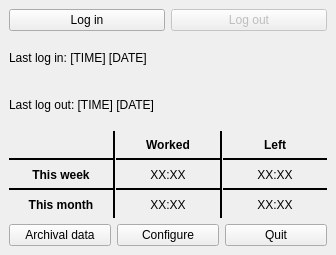
<?xml version="1.0" encoding="UTF-8"?>
<ui version="4.0">
 <class>MainWindow</class>
 <widget class="QMainWindow" name="MainWindow">
  <property name="windowModality">
   <enum>Qt::NonModal</enum>
  </property>
  <property name="geometry">
   <rect>
    <x>0</x>
    <y>0</y>
    <width>336</width>
    <height>255</height>
   </rect>
  </property>
  <property name="windowTitle">
   <string>Worktime Logger</string>
  </property>
  <property name="windowIcon">
   <iconset>
    <normaloff>../icons/wl.png</normaloff>../icons/wl.png</iconset>
  </property>
  <widget class="QWidget" name="centralwidget">
   <layout class="QVBoxLayout" name="verticalLayout_4">
    <item>
     <layout class="QHBoxLayout" name="horizontalLayout">
      <item>
       <widget class="QPushButton" name="LogInButton">
        <property name="text">
         <string>Log in</string>
        </property>
        <property name="icon">
         <iconset theme="appointment"/>
        </property>
       </widget>
      </item>
      <item>
       <widget class="QPushButton" name="LogOutButton">
        <property name="enabled">
         <bool>false</bool>
        </property>
        <property name="text">
         <string>Log out</string>
        </property>
        <property name="icon">
         <iconset theme="go-previous"/>
        </property>
       </widget>
      </item>
     </layout>
    </item>
    <item>
     <layout class="QVBoxLayout" name="verticalLayout_5">
      <item>
       <widget class="QLabel" name="LastLogInLabel">
        <property name="text">
         <string>Last log in: [TIME] [DATE]</string>
        </property>
       </widget>
      </item>
      <item>
       <widget class="QLabel" name="LastLogOutLabel">
        <property name="text">
         <string>Last log out: [TIME] [DATE]</string>
        </property>
       </widget>
      </item>
     </layout>
    </item>
    <item>
     <layout class="QHBoxLayout" name="horizontalLayout_2">
      <property name="spacing">
       <number>0</number>
      </property>
      <item>
       <layout class="QVBoxLayout" name="verticalLayout">
        <item>
         <widget class="QLabel" name="label_5">
          <property name="text">
           <string/>
          </property>
         </widget>
        </item>
        <item>
         <widget class="Line" name="line_8">
          <property name="frameShadow">
           <enum>QFrame::Plain</enum>
          </property>
          <property name="lineWidth">
           <number>2</number>
          </property>
          <property name="orientation">
           <enum>Qt::Horizontal</enum>
          </property>
         </widget>
        </item>
        <item>
         <widget class="QLabel" name="label_3">
          <property name="font">
           <font>
            <weight>75</weight>
            <bold>true</bold>
            <underline>false</underline>
            <kerning>true</kerning>
           </font>
          </property>
          <property name="text">
           <string>This week</string>
          </property>
          <property name="alignment">
           <set>Qt::AlignCenter</set>
          </property>
         </widget>
        </item>
        <item>
         <widget class="Line" name="line">
          <property name="frameShadow">
           <enum>QFrame::Plain</enum>
          </property>
          <property name="lineWidth">
           <number>2</number>
          </property>
          <property name="orientation">
           <enum>Qt::Horizontal</enum>
          </property>
         </widget>
        </item>
        <item>
         <widget class="QLabel" name="label_4">
          <property name="font">
           <font>
            <weight>75</weight>
            <bold>true</bold>
            <underline>false</underline>
            <kerning>true</kerning>
           </font>
          </property>
          <property name="text">
           <string>This month</string>
          </property>
          <property name="alignment">
           <set>Qt::AlignCenter</set>
          </property>
         </widget>
        </item>
       </layout>
      </item>
      <item>
       <widget class="Line" name="line_2">
        <property name="frameShadow">
         <enum>QFrame::Plain</enum>
        </property>
        <property name="lineWidth">
         <number>2</number>
        </property>
        <property name="orientation">
         <enum>Qt::Vertical</enum>
        </property>
       </widget>
      </item>
      <item>
       <layout class="QVBoxLayout" name="verticalLayout_2">
        <item>
         <widget class="QLabel" name="label_6">
          <property name="font">
           <font>
            <weight>75</weight>
            <bold>true</bold>
            <underline>false</underline>
            <kerning>true</kerning>
           </font>
          </property>
          <property name="text">
           <string>Worked</string>
          </property>
          <property name="alignment">
           <set>Qt::AlignCenter</set>
          </property>
         </widget>
        </item>
        <item>
         <widget class="Line" name="line_3">
          <property name="frameShadow">
           <enum>QFrame::Plain</enum>
          </property>
          <property name="lineWidth">
           <number>2</number>
          </property>
          <property name="orientation">
           <enum>Qt::Horizontal</enum>
          </property>
         </widget>
        </item>
        <item>
         <widget class="QLabel" name="WorkedThisWeekLabel">
          <property name="text">
           <string>XX:XX</string>
          </property>
          <property name="alignment">
           <set>Qt::AlignCenter</set>
          </property>
         </widget>
        </item>
        <item>
         <widget class="Line" name="line_4">
          <property name="frameShadow">
           <enum>QFrame::Plain</enum>
          </property>
          <property name="lineWidth">
           <number>2</number>
          </property>
          <property name="orientation">
           <enum>Qt::Horizontal</enum>
          </property>
         </widget>
        </item>
        <item>
         <widget class="QLabel" name="WorkedThisMonthLabel">
          <property name="text">
           <string>XX:XX</string>
          </property>
          <property name="alignment">
           <set>Qt::AlignCenter</set>
          </property>
         </widget>
        </item>
       </layout>
      </item>
      <item>
       <widget class="Line" name="line_7">
        <property name="frameShadow">
         <enum>QFrame::Plain</enum>
        </property>
        <property name="lineWidth">
         <number>2</number>
        </property>
        <property name="orientation">
         <enum>Qt::Vertical</enum>
        </property>
       </widget>
      </item>
      <item>
       <layout class="QVBoxLayout" name="verticalLayout_3">
        <item>
         <widget class="QLabel" name="label_9">
          <property name="font">
           <font>
            <weight>75</weight>
            <bold>true</bold>
            <underline>false</underline>
            <kerning>true</kerning>
           </font>
          </property>
          <property name="text">
           <string>Left</string>
          </property>
          <property name="alignment">
           <set>Qt::AlignCenter</set>
          </property>
         </widget>
        </item>
        <item>
         <widget class="Line" name="line_5">
          <property name="frameShadow">
           <enum>QFrame::Plain</enum>
          </property>
          <property name="lineWidth">
           <number>2</number>
          </property>
          <property name="orientation">
           <enum>Qt::Horizontal</enum>
          </property>
         </widget>
        </item>
        <item>
         <widget class="QLabel" name="LeftThisWeekLabel">
          <property name="text">
           <string>XX:XX</string>
          </property>
          <property name="alignment">
           <set>Qt::AlignCenter</set>
          </property>
         </widget>
        </item>
        <item>
         <widget class="Line" name="line_6">
          <property name="frameShadow">
           <enum>QFrame::Plain</enum>
          </property>
          <property name="lineWidth">
           <number>2</number>
          </property>
          <property name="orientation">
           <enum>Qt::Horizontal</enum>
          </property>
         </widget>
        </item>
        <item>
         <widget class="QLabel" name="LeftThisMonthLabel">
          <property name="text">
           <string>XX:XX</string>
          </property>
          <property name="alignment">
           <set>Qt::AlignCenter</set>
          </property>
         </widget>
        </item>
       </layout>
      </item>
     </layout>
    </item>
    <item>
     <layout class="QHBoxLayout" name="horizontalLayout_3">
      <item>
       <widget class="QPushButton" name="ArchiveButton">
        <property name="text">
         <string>Archival data</string>
        </property>
        <property name="icon">
         <iconset theme="x-office-calendar"/>
        </property>
       </widget>
      </item>
      <item>
       <widget class="QPushButton" name="ConfigureButton">
        <property name="text">
         <string>Configure</string>
        </property>
        <property name="icon">
         <iconset theme="preferences-system"/>
        </property>
       </widget>
      </item>
      <item>
       <widget class="QPushButton" name="QuitButton">
        <property name="text">
         <string>Quit</string>
        </property>
        <property name="icon">
         <iconset theme="exit"/>
        </property>
       </widget>
      </item>
     </layout>
    </item>
   </layout>
  </widget>
 </widget>
 <resources/>
 <connections/>
</ui>
